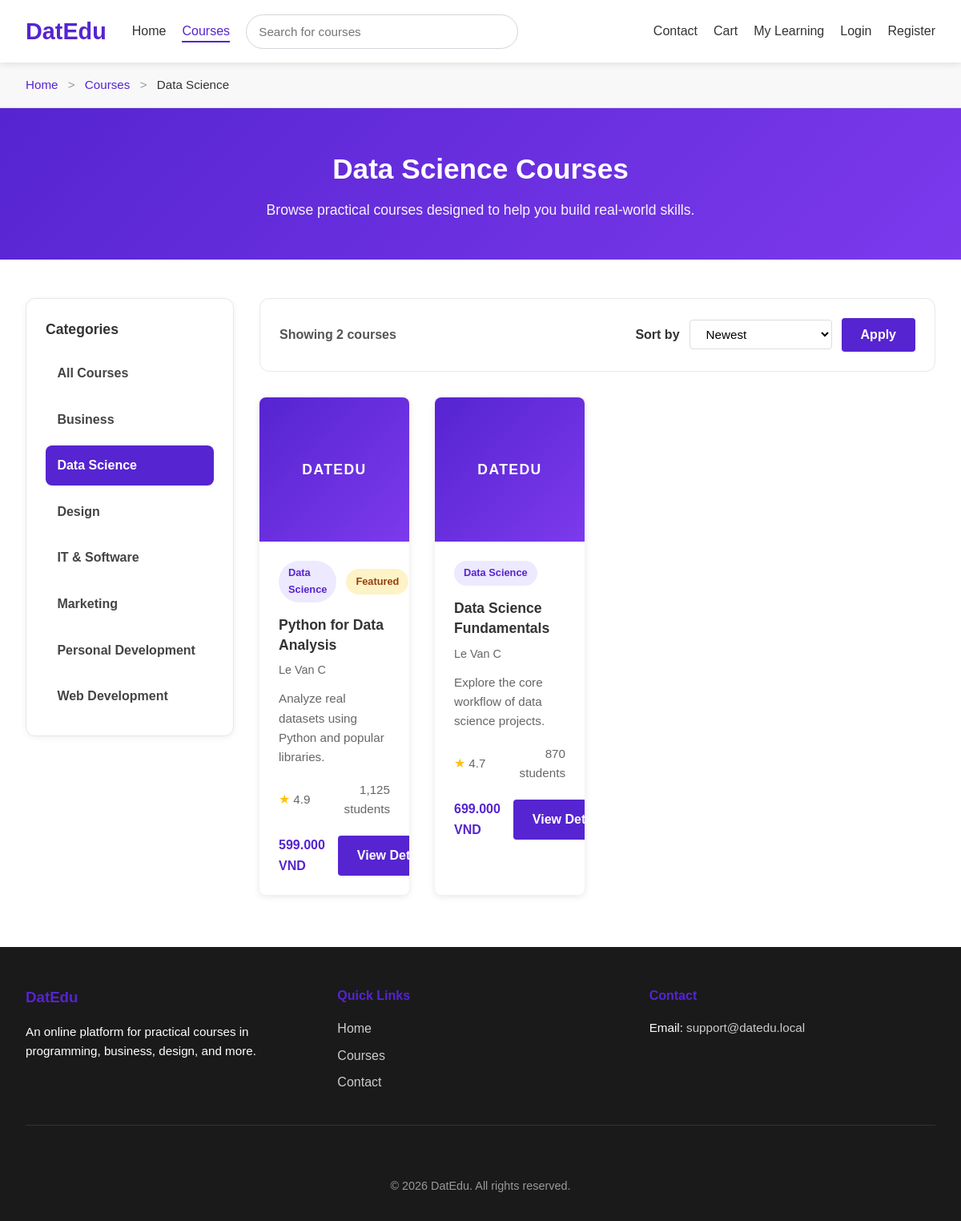
The page /public/courses.php?category=data-science on the database its author committed.
### tables this page shows
CREATE TABLE categories (
    category_id INT AUTO_INCREMENT PRIMARY KEY,
    parent_id INT NULL,
    name VARCHAR(100) NOT NULL,
    slug VARCHAR(120) NOT NULL,
    description TEXT NULL,
    created_at DATETIME NOT NULL DEFAULT CURRENT_TIMESTAMP,
    CONSTRAINT uq_categories_slug UNIQUE (slug),
    CONSTRAINT fk_categories_parent
        FOREIGN KEY (parent_id)
        REFERENCES categories(category_id)
        ON DELETE SET NULL
        ON UPDATE CASCADE
);

CREATE TABLE courses (
    course_id INT AUTO_INCREMENT PRIMARY KEY,
    category_id INT NOT NULL,
    instructor_id INT NOT NULL,
    title VARCHAR(200) NOT NULL,
    slug VARCHAR(220) NOT NULL,
    short_description VARCHAR(255) NOT NULL,
    description TEXT NULL,
    thumbnail VARCHAR(255) NULL,
    price DECIMAL(10,2) NOT NULL DEFAULT 0.00,
    level ENUM('Beginner', 'Intermediate', 'Advanced', 'All Levels') NOT NULL DEFAULT 'Beginner',
    duration_hours DECIMAL(5,2) NOT NULL DEFAULT 0.00,
    language VARCHAR(50) NOT NULL DEFAULT 'English',
    rating DECIMAL(2,1) NOT NULL DEFAULT 0.0,
    total_students INT NOT NULL DEFAULT 0,
    is_featured TINYINT(1) NOT NULL DEFAULT 0,
    status ENUM('draft', 'published') NOT NULL DEFAULT 'published',
    created_at DATETIME NOT NULL DEFAULT CURRENT_TIMESTAMP,
    updated_at DATETIME NULL DEFAULT NULL ON UPDATE CURRENT_TIMESTAMP,
    CONSTRAINT uq_courses_slug UNIQUE (slug),
    CONSTRAINT fk_courses_category
        FOREIGN KEY (category_id)
        REFERENCES categories(category_id)
        ON DELETE RESTRICT
        ON UPDATE CASCADE,
    CONSTRAINT fk_courses_instructor
        FOREIGN KEY (instructor_id)
        REFERENCES instructors(instructor_id)
        ON DELETE RESTRICT
        ON UPDATE CASCADE
);

CREATE TABLE instructors (
    instructor_id INT AUTO_INCREMENT PRIMARY KEY,
    full_name VARCHAR(100) NOT NULL,
    email VARCHAR(150) NULL,
    bio TEXT NULL,
    expertise VARCHAR(150) NULL,
    avatar VARCHAR(255) NULL,
    created_at DATETIME NOT NULL DEFAULT CURRENT_TIMESTAMP
);

### public/courses.php (called while the page is built, shortened)
<?php
require_once '../config/database.php';
require_once '../app/models/Category.php';
require_once '../app/models/Course.php';
require_once '../app/helpers/url.php';
$categorySlug = isset($_GET['category']) ? trim((string) $_GET['category']) : null;
$categorySlug = $categorySlug !== '' ? $categorySlug : null;
$allowedSorts = [
    'newest',
    'price_asc',
    'price_desc',
    'rating_desc',
    'title_asc',
    'popular',
];
$sort = isset($_GET['sort']) ? trim((string) $_GET['sort']) : 'newest';
$sort = in_array($sort, $allowedSorts, true) ? $sort : 'newest';
$page = isset($_GET['page']) ? (int) $_GET['page'] : 1;
$page = $page >= 1 ? $page : 1;
$limit = 8;
$categories = [];
$selectedCategory = null;
$courses = [];
$coursesError = '';
try {
    $pdo = getPDO();
    $categoryModel = new Category($pdo);
    $courseModel = new Course($pdo);
    $categories = $categoryModel->getAllCategories();
    if ($categorySlug !== null) {
        $selectedCategory = $categoryModel->getCategoryBySlug($categorySlug);
    }
    if ($coursesError === '') {
        $effectiveCategorySlug = $selectedCategory !== null ? $categorySlug : null;
        $totalCourses = $courseModel->countCourses($effectiveCategorySlug);
        $courses = $courseModel->getCourses($effectiveCategorySlug, $sort, $page, $limit);
    }
} catch (Throwable $exception) {
    $coursesError = 'We could not load courses right now.';
    error_log('DatEdu courses page error: ' . $exception->getMessage());
}
require_once '../app/views/pages/courses.view.php';
?>

### app/models/Category.php (called while the page is built)
<?php
class Category
{
    private PDO $pdo;
    public function __construct(PDO $pdo)
    {
        $this->pdo = $pdo;
    }
    public function getAllCategories(): array
    {
        $sql = "SELECT * FROM categories ORDER BY name ASC";
        $statement = $this->pdo->query($sql);
        return $statement->fetchAll();
    }
    public function getCategoryBySlug(string $slug): ?array
    {
        $sql = "SELECT * FROM categories WHERE slug = :slug LIMIT 1";
        $statement = $this->pdo->prepare($sql);
        $statement->execute(['slug' => $slug]);
        $category = $statement->fetch();
        return $category ?: null;
    }
}
?>

### app/models/Course.php (called while the page is built, shortened)
<?php
class Course
{
    private PDO $pdo;
    public function __construct(PDO $pdo)
    {
        $this->pdo = $pdo;
    }
    public function getCourses(?string $categorySlug = null, string $sort = 'newest', int $page = 1, int $limit = 8): array
    {
        $page = max(1, (int) $page);
        $limit = (int) $this->normalizeLimit($limit, 8);
        $offset = (int) (($page - 1) * $limit);
        $sortMap = [
            'newest' => 'c.created_at DESC',
            'price_asc' => 'c.price ASC',
            'price_desc' => 'c.price DESC',
            'rating_desc' => 'c.rating DESC',
            'title_asc' => 'c.title ASC',
            'popular' => 'c.total_students DESC',
        ];
        $orderBy = $sortMap[$sort] ?? $sortMap['newest'];
        $sql = "
            SELECT
                c.course_id,
                c.title,
                c.slug,
                c.short_description,
                c.thumbnail,
                c.price,
                c.level,
                c.duration_hours,
                c.language,
                c.rating,
                c.total_students,
                c.is_featured,
                c.created_at,
                cat.name AS category_name,
                cat.slug AS category_slug,
                i.full_name AS instructor_name
            FROM courses c
            INNER JOIN categories cat ON c.category_id = cat.category_id
            INNER JOIN instructors i ON c.instructor_id = i.instructor_id
            WHERE c.status = :status
        ";
        $params = ['status' => 'published'];
        if ($categorySlug !== null && $categorySlug !== '') {
            $sql .= " AND cat.slug = :category_slug";
            $params['category_slug'] = $categorySlug;
        }
        $sql .= " ORDER BY {$orderBy} LIMIT :limit OFFSET :offset";
        $statement = $this->pdo->prepare($sql);
        foreach ($params as $key => $value) {
            $statement->bindValue(':' . $key, $value);
        }
        $statement->bindValue(':limit', $limit, PDO::PARAM_INT);
        $statement->bindValue(':offset', $offset, PDO::PARAM_INT);
        $statement->execute();
        return $statement->fetchAll();
    }
    public function countCourses(?string $categorySlug = null): int
    {
        $sql = "
            SELECT COUNT(*) AS total_courses
            FROM courses c
            INNER JOIN categories cat ON c.category_id = cat.category_id
            WHERE c.status = :status
        ";
        $params = ['status' => 'published'];
        if ($categorySlug !== null && $categorySlug !== '') {
            $sql .= " AND cat.slug = :category_slug";
            $params['category_slug'] = $categorySlug;
        }
        $statement = $this->pdo->prepare($sql);
        foreach ($params as $key => $value) {
            $statement->bindValue(':' . $key, $value);
        }
        $statement->execute();
        return (int) $statement->fetchColumn();
    }
    private function normalizeLimit(int $limit, int $default = 8): int
    {
        return min($limit, 50);
    }
}
?>

### app/helpers/url.php (called while the page is built, shortened)
<?php
function base_url($path = '')
{
    $base = BASE_URL;
    if ($path !== '') {
        $path = ltrim($path, '/');
        $base = rtrim($base, '/') . '/' . $path;
    }
    return $base;
}
?>

### app/views/pages/courses.view.php (the view, shortened to what this page needs)
<?php
$heading = $selectedCategory !== null ? $selectedCategory['name'] . ' Courses' : 'All Online Courses';
$courseCountOnPage = count($courses);
$buildCoursesUrl = function (array $overrides = []) use ($categorySlug, $sort, $page) {
    $params = [];
    if ($categorySlug !== null && $categorySlug !== '') {
        $params['category'] = $categorySlug;
    }
    if ($sort !== 'newest') {
        $params['sort'] = $sort;
    }
    if ($page > 1) {
        $params['page'] = $page;
    }
    foreach ($overrides as $key => $value) {
        if ($value === null || $value === '' || $value === false) {
            unset($params[$key]);
        } else {
            $params[$key] = $value;
        }
    }
    $query = http_build_query($params);
    return base_url('courses.php' . ($query !== '' ? '?' . $query : ''));
};
$sortOptions = [
    'newest' => 'Newest',
    'price_asc' => 'Price: Low to High',
    'price_desc' => 'Price: High to Low',
    'rating_desc' => 'Highest Rated',
    'title_asc' => 'Title A-Z',
    'popular' => 'Most Popular',
];
?>
<main class="main-content">
    <?php require APP_PATH . '/views/partials/breadcrumb.php'; ?>
    <section class="page-header">
        <div class="page-header-container">
            <h1><?php echo htmlspecialchars($heading); ?></h1>
            <p>Browse practical courses designed to help you build real-world skills.</p>
        </div>
    </section>
    <section class="courses-catalog-section">
        <div class="courses-container">
            <div class="courses-catalog-layout">
                <aside class="courses-sidebar">
                    <div class="sidebar-card">
                        <h2 class="sidebar-title">Categories</h2>
                        <ul class="category-filter-list">
                            <li>
                                <a
                                    href="<?php echo $buildCoursesUrl(['category' => null, 'page' => null]); ?>"
                                    class="category-filter-link <?php echo $selectedCategory === null ? 'active' : ''; ?>"
                                >
                                    All Courses
                                </a>
                            </li>
                            <?php foreach ($categories as $category): ?>
                                <li>
                                    <a
                                        href="<?php echo $buildCoursesUrl(['category' => $category['slug'], 'page' => null]); ?>"
                                        class="category-filter-link <?php echo $selectedCategory !== null && $selectedCategory['slug'] === $category['slug'] ? 'active' : ''; ?>"
                                    >
                                        <?php echo htmlspecialchars($category['name']); ?>
                                    </a>
                                </li>
                            <?php endforeach; ?>
                        </ul>
                    </div>
                </aside>
                <div class="courses-main-area">
                    <section class="courses-toolbar courses-toolbar-panel">
                        <div class="toolbar-container">
                            <div class="courses-toolbar-content">
                                <p class="courses-count-text">Showing <?php echo $courseCountOnPage; ?> courses</p>
                                <form method="get" action="<?php echo base_url('courses.php'); ?>" class="courses-sort-form">
                                    <label for="sort" class="sort-label">Sort by</label>
                                    <select name="sort" id="sort" class="filter-select">
                                        <?php foreach ($sortOptions as $sortValue => $sortLabel): ?>
                                            <option value="<?php echo htmlspecialchars($sortValue); ?>" <?php echo $sort === $sortValue ? 'selected' : ''; ?>>
                                                <?php echo htmlspecialchars($sortLabel); ?>
                                            </option>
                                        <?php endforeach; ?>
                                    </select>
                                    <button type="submit" class="btn btn-secondary sort-submit-btn">Apply</button>
                                </form>
                            </div>
                        </div>
                    </section>
                    <?php if (!empty($courses)): ?>
                        <div class="courses-grid">
                            <?php foreach ($courses as $course): ?>
                                <?php require APP_PATH . '/views/partials/course-card.php'; ?>
                            <?php endforeach; ?>
                        </div>
                    <?php elseif ($coursesError === ''): ?>
                        <div class="courses-message courses-message-empty">
                            No courses found.
                        </div>
                    <?php endif; ?>
                </div>
            </div>
        </div>
    </section>
</main>

### app/views/partials/course-card.php
<?php
$thumbnailPath = isset($course['thumbnail']) ? trim((string) $course['thumbnail']) : '';
$thumbnailPublicPath = ROOT_PATH . '/public/images/' . ltrim($thumbnailPath, '/');
$hasThumbnail = $thumbnailPath !== '' && file_exists($thumbnailPublicPath);
$priceText = number_format((float) ($course['price'] ?? 0), 0, ',', '.') . ' VND';
?>
<article class="course-card">
    <div class="course-thumbnail">
        <?php if ($hasThumbnail): ?>
            <img
                src="<?php echo htmlspecialchars(asset('images/' . ltrim($thumbnailPath, '/'))); ?>"
                alt="<?php echo htmlspecialchars($course['title'] ?? 'Course thumbnail'); ?>"
                class="course-thumbnail-image"
            >
        <?php else: ?>
            <div class="thumbnail-placeholder">
                <span class="placeholder-text">DatEdu</span>
            </div>
        <?php endif; ?>
    </div>
    <div class="course-info">
        <div class="course-card-top">
            <span class="course-category-badge"><?php echo htmlspecialchars($course['category_name'] ?? 'Course'); ?></span>
            <?php if (!empty($course['is_featured'])): ?>
                <span class="course-featured-badge">Featured</span>
            <?php endif; ?>
        </div>
        <h4 class="course-title"><?php echo htmlspecialchars($course['title'] ?? 'Untitled Course'); ?></h4>
        <p class="course-instructor"><?php echo htmlspecialchars($course['instructor_name'] ?? 'DatEdu Instructor'); ?></p>
        <p class="course-description-text"><?php echo htmlspecialchars($course['short_description'] ?? 'Course description coming soon.'); ?></p>
        <div class="course-meta">
            <div class="rating">
                <span class="stars">&#9733;</span>
                <span class="rating-value"><?php echo htmlspecialchars((string) ($course['rating'] ?? '0.0')); ?></span>
            </div>
            <span class="course-students"><?php echo number_format((int) ($course['total_students'] ?? 0)); ?> students</span>
        </div>
        <div class="course-footer">
            <span class="price"><?php echo htmlspecialchars($priceText); ?></span>
            <a href="<?php echo base_url('course-detail.php?slug=' . urlencode($course['slug'] ?? '')); ?>" class="btn btn-secondary course-card-link">View Details</a>
        </div>
    </div>
</article>

### rows shown on the page
categories: name "Data Science Courses", name "Data Science"
categories: name "Business"
categories: name "Design"
categories: name "IT & Software"
categories: name "Marketing"
categories: name "Personal Development"
categories: name "Web Development"
courses: shows "DATEDU", category.name "Data Science", is_featured "Featured", title "Python for Data Analysis", instructor.full_name "Le Van C", short_description "Analyze real datasets using Python and popular libraries.", rating "4.9", total_students "1,125", price "599.000 VND"
courses: shows "DATEDU", category.name "Data Science", title "Data Science Fundamentals", instructor.full_name "Le Van C", short_description "Explore the core workflow of data science projects.", rating "4.7", total_students "870", price "699.000 VND"

### other values the page prints
APP_NAME "DatEdu"
$item['label'] "Home"
$item['label'] "Courses"
$item['label'] "Data Science"
$courseCountOnPage "2"
form field sort "Newest"
